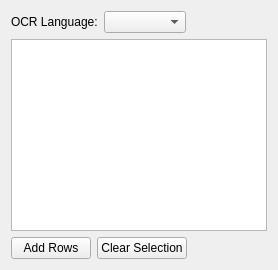
     <widget class="QWidget" name="tabReplace">
      <attribute name="title">
       <string>Replace</string>
      </attribute>
      <layout class="QGridLayout" name="gridLayout_7">
       <item row="1" column="0">
        <widget class="QTableWidget" name="tableWidgetReplace">
         <property name="alternatingRowColors">
          <bool>true</bool>
         </property>
         <property name="verticalScrollMode">
          <enum>QAbstractItemView::ScrollPerPixel</enum>
         </property>
         <attribute name="horizontalHeaderCascadingSectionResizes">
          <bool>true</bool>
         </attribute>
         <attribute name="horizontalHeaderDefaultSectionSize">
          <number>115</number>
         </attribute>
         <attribute name="horizontalHeaderHighlightSections">
          <bool>false</bool>
         </attribute>
         <attribute name="horizontalHeaderStretchLastSection">
          <bool>true</bool>
         </attribute>
         <attribute name="verticalHeaderVisible">
          <bool>false</bool>
         </attribute>
         <attribute name="verticalHeaderCascadingSectionResizes">
          <bool>true</bool>
         </attribute>
         <attribute name="verticalHeaderDefaultSectionSize">
          <number>21</number>
         </attribute>
        </widget>
       </item>
       <item row="0" column="0">
        <layout class="QHBoxLayout" name="horizontalLayout_4">
         <item>
          <widget class="QLabel" name="labelReplaceLanguage">
           <property name="toolTip">
            <string>&lt;html&gt;&lt;head/&gt;&lt;body&gt;&lt;p&gt;Specify replacement text for the selected OCR language.&lt;/p&gt;&lt;/body&gt;&lt;/html&gt;</string>
           </property>
           <property name="text">
            <string>OCR Language:</string>
           </property>
          </widget>
         </item>
         <item>
          <widget class="QComboBox" name="comboBoxReplaceLang">
           <property name="sizePolicy">
            <sizepolicy hsizetype="Expanding" vsizetype="Fixed">
             <horstretch>0</horstretch>
             <verstretch>0</verstretch>
            </sizepolicy>
           </property>
           <property name="maximumSize">
            <size>
             <width>200</width>
             <height>16777215</height>
            </size>
           </property>
          </widget>
         </item>
         <item>
          <spacer name="horizontalSpacer">
           <property name="orientation">
            <enum>Qt::Horizontal</enum>
           </property>
           <property name="sizeHint" stdset="0">
            <size>
             <width>40</width>
             <height>20</height>
            </size>
           </property>
          </spacer>
         </item>
        </layout>
       </item>
       <item row="2" column="0">
        <layout class="QHBoxLayout" name="horizontalLayout_6">
         <item>
          <widget class="QPushButton" name="pushButtonReplaceAddRows">
           <property name="text">
            <string>Add Rows</string>
           </property>
          </widget>
         </item>
         <item>
          <widget class="QPushButton" name="pushButtonReplaceClearSelection">
           <property name="text">
            <string>Clear Selection</string>
           </property>
          </widget>
         </item>
         <item>
          <spacer name="horizontalSpacer_6">
           <property name="orientation">
            <enum>Qt::Horizontal</enum>
           </property>
           <property name="sizeHint" stdset="0">
            <size>
             <width>40</width>
             <height>20</height>
            </size>
           </property>
          </spacer>
         </item>
        </layout>
       </item>
      </layout>
     </widget>
